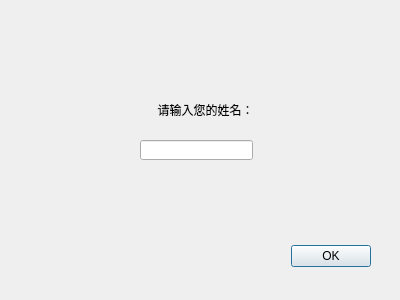
<?xml version="1.0" encoding="UTF-8"?>
<ui version="4.0">
 <class>loginDialog</class>
 <widget class="QDialog" name="loginDialog">
  <property name="geometry">
   <rect>
    <x>0</x>
    <y>0</y>
    <width>400</width>
    <height>300</height>
   </rect>
  </property>
  <property name="windowTitle">
   <string>用户登记</string>
  </property>
  <property name="autoFillBackground">
   <bool>true</bool>
  </property>
  <property name="styleSheet">
   <string notr="true">font: 9pt &quot;幼圆&quot;;</string>
  </property>
  <widget class="QDialogButtonBox" name="buttonBox">
   <property name="geometry">
    <rect>
     <x>30</x>
     <y>240</y>
     <width>341</width>
     <height>32</height>
    </rect>
   </property>
   <property name="orientation">
    <enum>Qt::Horizontal</enum>
   </property>
   <property name="standardButtons">
    <set>QDialogButtonBox::Ok</set>
   </property>
  </widget>
  <widget class="QLabel" name="label">
   <property name="geometry">
    <rect>
     <x>80</x>
     <y>100</y>
     <width>251</width>
     <height>20</height>
    </rect>
   </property>
   <property name="text">
    <string>请输入您的姓名：</string>
   </property>
   <property name="alignment">
    <set>Qt::AlignCenter</set>
   </property>
  </widget>
  <widget class="QLineEdit" name="lineEdit">
   <property name="geometry">
    <rect>
     <x>140</x>
     <y>140</y>
     <width>113</width>
     <height>20</height>
    </rect>
   </property>
  </widget>
 </widget>
 <resources/>
 <connections>
  <connection>
   <sender>buttonBox</sender>
   <signal>accepted()</signal>
   <receiver>loginDialog</receiver>
   <slot>accept()</slot>
   <hints>
    <hint type="sourcelabel">
     <x>248</x>
     <y>254</y>
    </hint>
    <hint type="destinationlabel">
     <x>157</x>
     <y>274</y>
    </hint>
   </hints>
  </connection>
  <connection>
   <sender>buttonBox</sender>
   <signal>rejected()</signal>
   <receiver>loginDialog</receiver>
   <slot>reject()</slot>
   <hints>
    <hint type="sourcelabel">
     <x>316</x>
     <y>260</y>
    </hint>
    <hint type="destinationlabel">
     <x>286</x>
     <y>274</y>
    </hint>
   </hints>
  </connection>
 </connections>
</ui>
